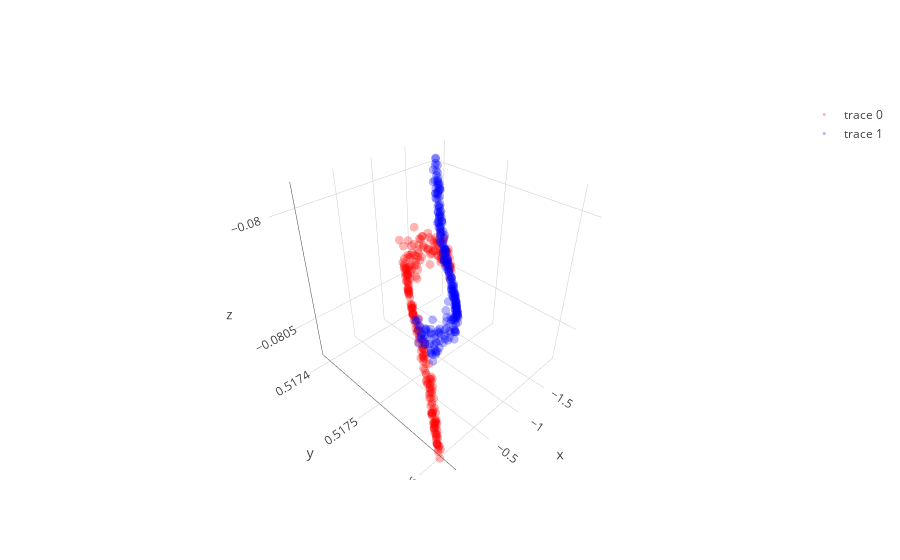

This figure's notebook cell:
### Code cell
# with all scale
expand_dim = 3
w1 = np.random.randn(2,expand_dim)
w2 = np.random.randn(expand_dim,1)
a  = np.ones(expand_dim); b = np.ones(expand_dim); c = np.zeros(expand_dim)
a = a/(np.sqrt(np.sum(a**2)))
b = b/(np.sqrt(np.sum(b**2)))

w1 = _sym_decorrelation(w1)
w2 = w2/(np.sqrt(np.sum(w2**2)))

temp_X = np.copy(X)
mini_batch_size = 10
for iter in range(2000):
    cum_loss = 0; temp_X   = shuffle(temp_X)
    
    for mini_batch in range(0,len(X),mini_batch_size):
        current_batch = temp_X[mini_batch:mini_batch+mini_batch_size]
        
        layer1 = current_batch @ w1
        layer1 = layer1  + (1/(iter+1))*np.random.randn(expand_dim)
        layer1a= a*g(b*layer1)+c
        layer1a= layer1a + (1/(iter+1))*np.random.randn(expand_dim)
        layer2 = layer1a       @ w2
        loss   = w2.T @ layer1a.T @ layer1a @ w2
        
        grad2 = -layer1a.T @ layer1a @ w2 
        grad1a= -layer1a@w2@w2.T
        grada = grad1a*g(b*layer1)
        gradb = grad1a*a*g_grad(b*layer1)*layer1
        gradc = grad1a
        grad1 = current_batch.T @(grad1a*a*g_grad(b*layer1)*b) - 2.5 * current_batch.T @ current_batch @ w1 

        w2 = w2 - 0.0000009 * grad2+ (1/(iter+1))*np.random.randn(expand_dim,1)
        a = a -   0.0009    * grada.mean(0)+ (1/(iter+1))*np.random.randn(expand_dim)
        b = b -   0.0009    * gradb.mean(0)+ (1/(iter+1))*np.random.randn(expand_dim)
        c = c -   0.00009   * gradc.mean(0) + (1/(iter+1))*np.random.randn(expand_dim)
        w1 = w1 - 0.0000009 * grad1+ (1/(iter+1))*np.random.randn(2,expand_dim)
        
        w1 = _sym_decorrelation(w1)
        w2 = w2/(np.sqrt(np.sum(w2**2)))
        a = a/(np.sqrt(np.sum(a**2)))
        b = b/(np.sqrt(np.sum(b**2)))
        c = c/(np.sqrt(np.sum(c**2)))

        cum_loss      = cum_loss + loss.mean()
        
    if iter%500==0:print('Iter : ',iter," Loss: ",cum_loss)

# projection
projected_mine = (a*g(b*(X @ w1))+c) @ w2

plt.figure(figsize=(20,5))
plt.subplot(1, 3, 1)
plt.scatter(X[y==0, 0], X[y==0, 1], color='red', alpha=0.5)
plt.scatter(X[y==1, 0], X[y==1, 1], color='blue', alpha=0.5)
plt.quiver(X.mean(0)[0], X.mean(0)[1], evector[0,0],evector[0,1], color=['b'], scale=2.5)
plt.quiver(X.mean(0)[0], X.mean(0)[1], evector[1,0],evector[1,1], color=['g'], scale=2.5)

plt.subplot(1, 3, 2,projection='3d')
one_layer_project = (a*g(b*(X @ w1))+c)
plt.scatter(one_layer_project[:,0],one_layer_project[:,1],one_layer_project[:,2], color='red')

plt.subplot(1, 3, 3)
plt.scatter(projected_mine[y==0], np.zeros((len(projected_mine)//2)),  color='red', alpha=0.05)
plt.scatter(projected_mine[y==1], np.zeros((len(projected_mine)//2)), color='blue', alpha=0.05)
plt.show()

trace1 = go.Scatter3d(
    x=one_layer_project[y==0,0],
    y=one_layer_project[y==0,1],
    z=one_layer_project[y==0,2],
    mode='markers',
    line=dict(color='red',width=0.5),
    marker=dict(size=3,opacity=0.3)
)
trace2 = go.Scatter3d(
    x=one_layer_project[y==1,0],
    y=one_layer_project[y==1,1],
    z=one_layer_project[y==1,2],
    mode='markers',
    line=dict(color='blue',width=0.5),
    marker=dict(size=3,opacity=0.3)
)
data = [trace1,trace2]
fig  = go.Figure(data=data)
iplot(fig)

### Figure 1 — Plotly figure (JSON) as saved in the notebook; plotly's stock layout.template omitted (floating-point values rounded to 4 significant figures; data arrays with more than 128 entries replaced by an {"elided": "..."} marker saying what was removed)
{"data": [{"line": {"color": "red", "width": 0.5}, "marker": {"opacity": 0.3, "size": 3}, "mode": "markers", "type": "scatter3d", "uid": "60682318-3bf5-4188-a990-cff817ba8d0c", "x": {"elided": "250 float values"}, "y": {"elided": "250 float values"}, "z": {"elided": "250 float values"}}, {"line": {"color": "blue", "width": 0.5}, "marker": {"opacity": 0.3, "size": 3}, "mode": "markers", "type": "scatter3d", "uid": "400ce978-6c5b-4da3-ad16-cb55aef8692c", "x": {"elided": "250 float values"}, "y": {"elided": "250 float values"}, "z": {"elided": "250 float values"}}], "layout": {}}
